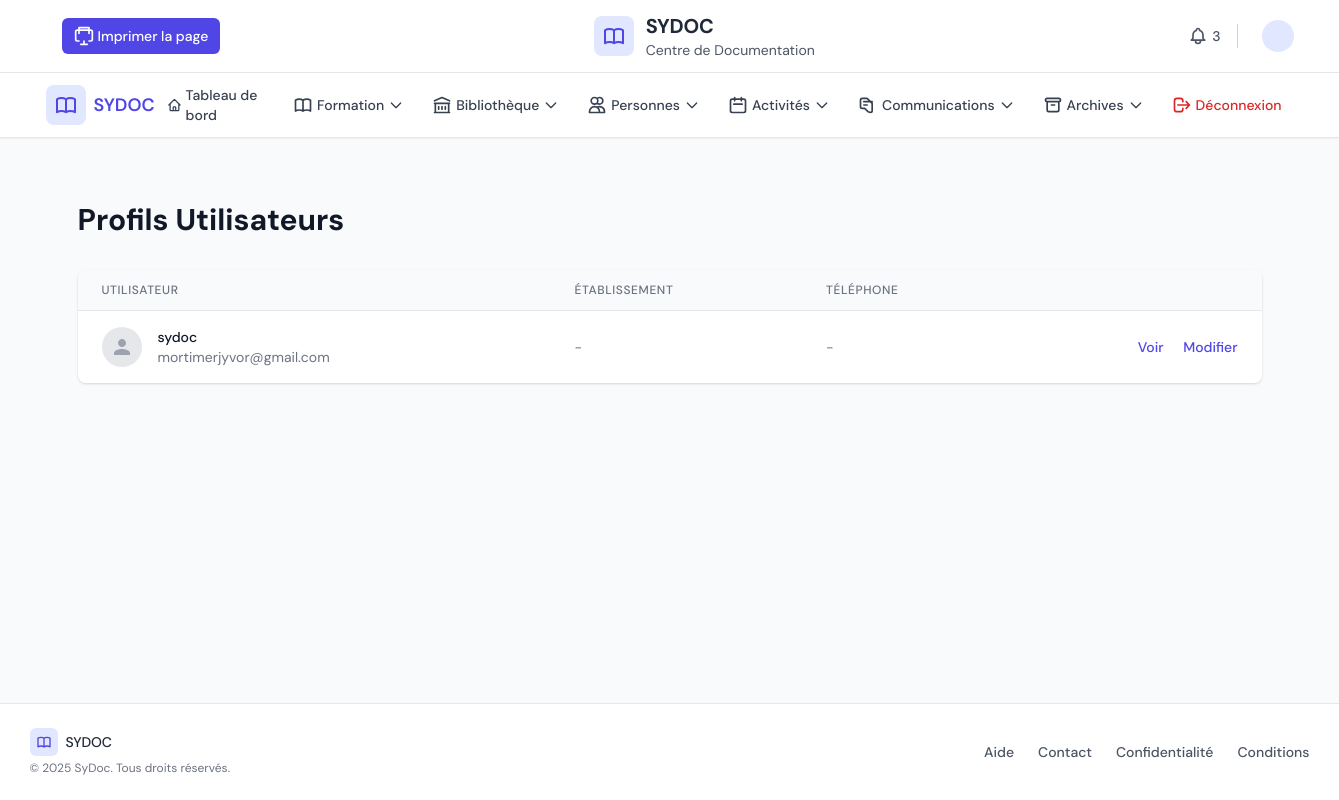
The page /center/profiles/ on the database its author committed.
### core/models.py (models this page shows, shortened)
class Profile(models.Model):
    user = models.OneToOneField(
        User,
        on_delete=models.CASCADE,
        related_name='profile',
        verbose_name=_('Utilisateur')
    )
    profile_picture = models.ImageField(
        upload_to='profile_pics/',
        blank=True,
        null=True,
        verbose_name=_('Photo de profil'),
        help_text=_('Téléchargez une photo de profil')
    )
    establishment_name = models.CharField(
        max_length=255,
        blank=True,
        null=True,
        verbose_name=_("Nom de l'établissement"),
        help_text=_("Le nom de l'établissement où vous travaillez")
    )
    phone_number = models.CharField(
        max_length=20,
        blank=True,
        null=True,
        verbose_name=_('Numéro de téléphone'),
        validators=[DocumentationCenter.phone_regex],
        help_text=_('Format: +999999999. Maximum 15 chiffres.')
    )
    date_of_birth = models.DateField(
        blank=True,
        null=True,
        verbose_name=_('Date de naissance'),
        help_text=_('Format: JJ/MM/AAAA')
    )
    bio = models.TextField(
        blank=True,
        null=True,
        verbose_name=_('À propos de moi'),
        help_text=_('Une brève description de vous-même')
    )
    updated_at = models.DateTimeField(auto_now=True, verbose_name=_('Dernière mise à jour'))
    class Meta:
        verbose_name = _('Profil')
        verbose_name_plural = _('Profils')

### center_panel/views.py (the view)
# urls.py: path('profiles/', views.profile_list, name='profiles'),
def profile_list(request):
    profiles = Profile.objects.select_related('user').all()
    context = {
        'profiles': profiles,
        'title': 'Gestion des profils utilisateurs'
    }
    return render(request, 'center_panel/profiles/profile_list.html', context)

### center_panel/templates/center_panel/profiles/profile_list.html (shortened to what this page needs)
{% extends 'center_panel/base.html' %}
{% load static i18n %}
{% block content %}
<div class="py-6">
    <div class="max-w-7xl mx-auto px-4 sm:px-6 lg:px-8">
        <div class="md:flex md:items-center md:justify-between mb-8">
            <div class="flex-1 min-w-0">
                <h2 class="text-2xl font-bold leading-7 text-gray-900 sm:text-3xl sm:truncate">
                    {% trans 'Profils Utilisateurs' %}
                </h2>
            </div>
        </div>
        <div class="bg-white shadow overflow-hidden sm:rounded-lg">
            <div class="overflow-x-auto">
                <table class="min-w-full divide-y divide-gray-200">
                    <thead class="bg-gray-50">
                        <tr>
                            <th scope="col" class="px-6 py-3 text-left text-xs font-medium text-gray-500 uppercase tracking-wider">
                                {% trans 'Utilisateur' %}
                            </th>
                            <th scope="col" class="px-6 py-3 text-left text-xs font-medium text-gray-500 uppercase tracking-wider">
                                {% trans 'Établissement' %}
                            </th>
                            <th scope="col" class="px-6 py-3 text-left text-xs font-medium text-gray-500 uppercase tracking-wider">
                                {% trans 'Téléphone' %}
                            </th>
                            <th scope="col" class="relative px-6 py-3">
                            </th>
                        </tr>
                    </thead>
                    <tbody class="bg-white divide-y divide-gray-200">
                        {% for profile in profiles %}
                        <tr>
                            <td class="px-6 py-4 whitespace-nowrap">
                                <div class="flex items-center">
                                    <div class="flex-shrink-0 h-10 w-10">
                                        {% if profile.profile_picture %}
                                            <img class="h-10 w-10 rounded-full" src="{{ profile.profile_picture.url }}" alt="{{ profile.user.get_full_name|default:profile.user.username }}">
                                        {% else %}
                                            <div class="h-10 w-10 rounded-full bg-gray-200 flex items-center justify-center">
                                                <svg class="h-6 w-6 text-gray-400" fill="currentColor" viewBox="0 0 24 24">
                                                    <path d="M12 12c2.21 0 4-1.79 4-4s-1.79-4-4-4-4 1.79-4 4 1.79 4 4 4zm0 2c-2.67 0-8 1.34-8 4v2h16v-2c0-2.66-5.33-4-8-4z" />
                                                </svg>
                                            </div>
                                        {% endif %}
                                    </div>
                                    <div class="ml-4">
                                        <div class="text-sm font-medium text-gray-900">
                                            {{ profile.user.get_full_name|default:profile.user.username }}
                                        </div>
                                        <div class="text-sm text-gray-500">
                                            {{ profile.user.email }}
                                        </div>
                                    </div>
                                </div>
                            </td>
                            <td class="px-6 py-4 whitespace-nowrap text-sm text-gray-500">
                                {{ profile.establishment_name|default:"-" }}
                            </td>
                            <td class="px-6 py-4 whitespace-nowrap text-sm text-gray-500">
                                {{ profile.phone_number|default:"-" }}
                            </td>
                            <td class="px-6 py-4 whitespace-nowrap text-right text-sm font-medium">
                                <a href="{% url 'center_panel:profile_detail' profile.pk %}" class="text-indigo-600 hover:text-indigo-900 mr-4">
                                    {% trans 'Voir' %}
                                </a>
                                <a href="{% url 'center_panel:edit_profile' profile.pk %}" class="text-indigo-600 hover:text-indigo-900">
                                    {% trans 'Modifier' %}
                                </a>
                            </td>
                        </tr>
                        {% empty %}
                        <tr>
                            <td colspan="4" class="px-6 py-4 text-center text-sm text-gray-500">
                                {% trans 'Aucun profil trouvé.' %}
                            </td>
                        </tr>
                        {% endfor %}
                    </tbody>
                </table>
            </div>
        </div>
    </div>
</div>
{% endblock %}

### center_panel/templates/center_panel/base.html (style rules this page uses)
body { display: flex; flex-direction: column; min-height: 100vh; font-family: 'DM Sans', sans-serif; background-color: #f9fafb; }

### rows shown on the page
Profile: user.get_full_name "sydoc", user.email "mortimerjyvor@gmail.com", establishment_name "-", phone_number "-"

### other values the page prints
{{ current_center.name|default:"Centre de Documentation" }} "Centre de Documentation"
